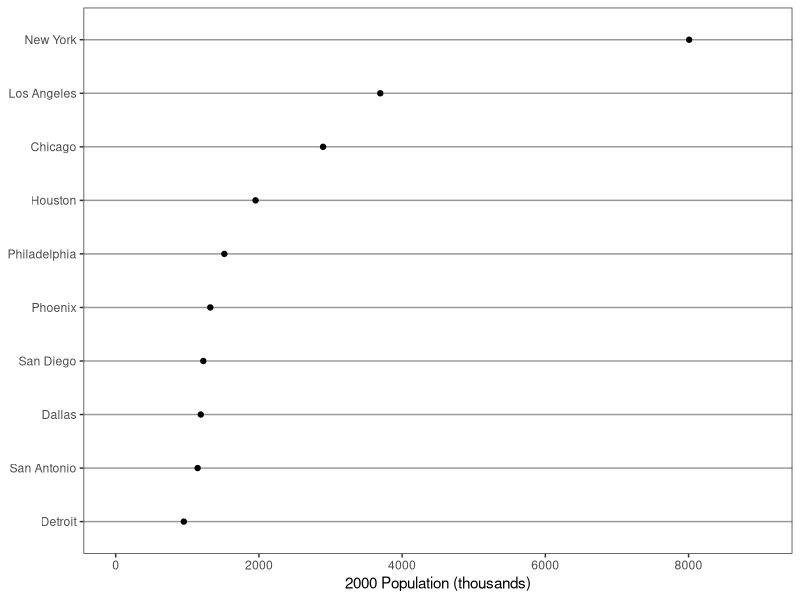
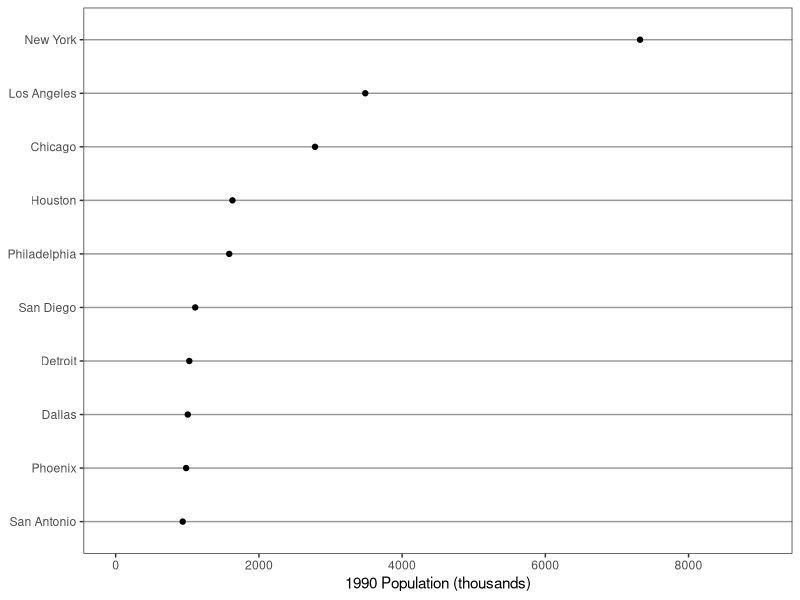

Write R code to recreate these figures, in order. (Note: this script raises an error after producing the figures.)
library(ggplot2)
library(gridExtra) #arrangeGrob

this_base <- "fig06-32_population-of-cities"

my_data <- data.frame(
  city = c("New York", "Los Angeles", "Chicago", "Houston", "Philadelphia", 
           "San Diego", "Detroit", "Dallas", "Phoenix", "San Antonio"),
  population_1990 = c(7322564, 3485398, 2783726, 1630553, 1585577, 
                      1110549, 1027974, 1006877, 983403, 935933),
  population_2000 = c(8008278, 3694820, 2896016, 1953631, 1517550, 
                      1223400, 951270,  1188580, 1321045, 1144646))

p1 <- ggplot(my_data, aes(x = population_2000/1000, 
                       y = reorder(city, population_2000))) +
  geom_point() +
  scale_x_continuous(breaks = seq(0, 8000, 2000),limits = c(0, 9000)) +
  labs(x = "2000 Population (thousands)", y = NULL) +
  theme_bw() +
  theme(panel.grid.major.x = element_blank(),
        panel.grid.minor.x = element_blank(),
        panel.grid.major.y = element_line(colour = "grey60"))

p2 <- ggplot(my_data, aes(x = population_1990/1000, 
                       y = reorder(city, population_1990))) +
  geom_point() +
  scale_x_continuous(breaks = seq(0, 8000, 2000), limits = c(0, 9000)) +
  labs(x = "1990 Population (thousands)", y = NULL) +
  theme_bw() +
  theme(panel.grid.major.x = element_blank(),
        panel.grid.major.y = element_line(colour = "grey60"),
        panel.grid.minor.x = element_blank()) 


p3 <- arrangeGrob(
  p1, p2, nrow = 2,
  main = textGrob("Fig 6.32 Population of Cities", 
                  just = "top", vjust = 0.75, gp = gpar(fontsize = 16, 
                                                        lineheight = 1, 
                                                        fontface = "bold")))

p3

ggsave(paste0(this_base, ".png"), 
       p3, width = 5, height = 7)
